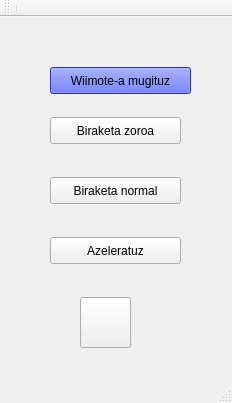
<?xml version="1.0" encoding="UTF-8"?>
<ui version="4.0">
 <class>MainWindow</class>
 <widget class="QMainWindow" name="MainWindow">
  <property name="enabled">
   <bool>true</bool>
  </property>
  <property name="geometry">
   <rect>
    <x>0</x>
    <y>0</y>
    <width>232</width>
    <height>403</height>
   </rect>
  </property>
  <property name="windowTitle">
   <string>Menu Nagusia</string>
  </property>
  <widget class="QWidget" name="centralWidget">
   <widget class="QPushButton" name="mandoaMugituzButton">
    <property name="enabled">
     <bool>true</bool>
    </property>
    <property name="geometry">
     <rect>
      <x>50</x>
      <y>50</y>
      <width>141</width>
      <height>27</height>
     </rect>
    </property>
    <property name="palette">
     <palette>
      <active>
       <colorrole role="WindowText">
        <brush brushstyle="SolidPattern">
         <color alpha="255">
          <red>0</red>
          <green>0</green>
          <blue>0</blue>
         </color>
        </brush>
       </colorrole>
       <colorrole role="Button">
        <brush brushstyle="SolidPattern">
         <color alpha="255">
          <red>53</red>
          <green>72</green>
          <blue>242</blue>
         </color>
        </brush>
       </colorrole>
       <colorrole role="Light">
        <brush brushstyle="SolidPattern">
         <color alpha="255">
          <red>164</red>
          <green>173</green>
          <blue>255</blue>
         </color>
        </brush>
       </colorrole>
       <colorrole role="Midlight">
        <brush brushstyle="SolidPattern">
         <color alpha="255">
          <red>108</red>
          <green>122</green>
          <blue>248</blue>
         </color>
        </brush>
       </colorrole>
       <colorrole role="Dark">
        <brush brushstyle="SolidPattern">
         <color alpha="255">
          <red>26</red>
          <green>36</green>
          <blue>121</blue>
         </color>
        </brush>
       </colorrole>
       <colorrole role="Mid">
        <brush brushstyle="SolidPattern">
         <color alpha="255">
          <red>35</red>
          <green>48</green>
          <blue>161</blue>
         </color>
        </brush>
       </colorrole>
       <colorrole role="Text">
        <brush brushstyle="SolidPattern">
         <color alpha="255">
          <red>0</red>
          <green>0</green>
          <blue>0</blue>
         </color>
        </brush>
       </colorrole>
       <colorrole role="BrightText">
        <brush brushstyle="SolidPattern">
         <color alpha="255">
          <red>255</red>
          <green>255</green>
          <blue>255</blue>
         </color>
        </brush>
       </colorrole>
       <colorrole role="ButtonText">
        <brush brushstyle="SolidPattern">
         <color alpha="255">
          <red>0</red>
          <green>0</green>
          <blue>0</blue>
         </color>
        </brush>
       </colorrole>
       <colorrole role="Base">
        <brush brushstyle="SolidPattern">
         <color alpha="255">
          <red>255</red>
          <green>255</green>
          <blue>255</blue>
         </color>
        </brush>
       </colorrole>
       <colorrole role="Window">
        <brush brushstyle="SolidPattern">
         <color alpha="255">
          <red>53</red>
          <green>72</green>
          <blue>242</blue>
         </color>
        </brush>
       </colorrole>
       <colorrole role="Shadow">
        <brush brushstyle="SolidPattern">
         <color alpha="255">
          <red>0</red>
          <green>0</green>
          <blue>0</blue>
         </color>
        </brush>
       </colorrole>
       <colorrole role="AlternateBase">
        <brush brushstyle="SolidPattern">
         <color alpha="255">
          <red>154</red>
          <green>163</green>
          <blue>248</blue>
         </color>
        </brush>
       </colorrole>
       <colorrole role="ToolTipBase">
        <brush brushstyle="SolidPattern">
         <color alpha="255">
          <red>255</red>
          <green>255</green>
          <blue>220</blue>
         </color>
        </brush>
       </colorrole>
       <colorrole role="ToolTipText">
        <brush brushstyle="SolidPattern">
         <color alpha="255">
          <red>0</red>
          <green>0</green>
          <blue>0</blue>
         </color>
        </brush>
       </colorrole>
      </active>
      <inactive>
       <colorrole role="WindowText">
        <brush brushstyle="SolidPattern">
         <color alpha="255">
          <red>0</red>
          <green>0</green>
          <blue>0</blue>
         </color>
        </brush>
       </colorrole>
       <colorrole role="Button">
        <brush brushstyle="SolidPattern">
         <color alpha="255">
          <red>53</red>
          <green>72</green>
          <blue>242</blue>
         </color>
        </brush>
       </colorrole>
       <colorrole role="Light">
        <brush brushstyle="SolidPattern">
         <color alpha="255">
          <red>164</red>
          <green>173</green>
          <blue>255</blue>
         </color>
        </brush>
       </colorrole>
       <colorrole role="Midlight">
        <brush brushstyle="SolidPattern">
         <color alpha="255">
          <red>108</red>
          <green>122</green>
          <blue>248</blue>
         </color>
        </brush>
       </colorrole>
       <colorrole role="Dark">
        <brush brushstyle="SolidPattern">
         <color alpha="255">
          <red>26</red>
          <green>36</green>
          <blue>121</blue>
         </color>
        </brush>
       </colorrole>
       <colorrole role="Mid">
        <brush brushstyle="SolidPattern">
         <color alpha="255">
          <red>35</red>
          <green>48</green>
          <blue>161</blue>
         </color>
        </brush>
       </colorrole>
       <colorrole role="Text">
        <brush brushstyle="SolidPattern">
         <color alpha="255">
          <red>0</red>
          <green>0</green>
          <blue>0</blue>
         </color>
        </brush>
       </colorrole>
       <colorrole role="BrightText">
        <brush brushstyle="SolidPattern">
         <color alpha="255">
          <red>255</red>
          <green>255</green>
          <blue>255</blue>
         </color>
        </brush>
       </colorrole>
       <colorrole role="ButtonText">
        <brush brushstyle="SolidPattern">
         <color alpha="255">
          <red>0</red>
          <green>0</green>
          <blue>0</blue>
         </color>
        </brush>
       </colorrole>
       <colorrole role="Base">
        <brush brushstyle="SolidPattern">
         <color alpha="255">
          <red>255</red>
          <green>255</green>
          <blue>255</blue>
         </color>
        </brush>
       </colorrole>
       <colorrole role="Window">
        <brush brushstyle="SolidPattern">
         <color alpha="255">
          <red>53</red>
          <green>72</green>
          <blue>242</blue>
         </color>
        </brush>
       </colorrole>
       <colorrole role="Shadow">
        <brush brushstyle="SolidPattern">
         <color alpha="255">
          <red>0</red>
          <green>0</green>
          <blue>0</blue>
         </color>
        </brush>
       </colorrole>
       <colorrole role="AlternateBase">
        <brush brushstyle="SolidPattern">
         <color alpha="255">
          <red>154</red>
          <green>163</green>
          <blue>248</blue>
         </color>
        </brush>
       </colorrole>
       <colorrole role="ToolTipBase">
        <brush brushstyle="SolidPattern">
         <color alpha="255">
          <red>255</red>
          <green>255</green>
          <blue>220</blue>
         </color>
        </brush>
       </colorrole>
       <colorrole role="ToolTipText">
        <brush brushstyle="SolidPattern">
         <color alpha="255">
          <red>0</red>
          <green>0</green>
          <blue>0</blue>
         </color>
        </brush>
       </colorrole>
      </inactive>
      <disabled>
       <colorrole role="WindowText">
        <brush brushstyle="SolidPattern">
         <color alpha="255">
          <red>26</red>
          <green>36</green>
          <blue>121</blue>
         </color>
        </brush>
       </colorrole>
       <colorrole role="Button">
        <brush brushstyle="SolidPattern">
         <color alpha="255">
          <red>53</red>
          <green>72</green>
          <blue>242</blue>
         </color>
        </brush>
       </colorrole>
       <colorrole role="Light">
        <brush brushstyle="SolidPattern">
         <color alpha="255">
          <red>164</red>
          <green>173</green>
          <blue>255</blue>
         </color>
        </brush>
       </colorrole>
       <colorrole role="Midlight">
        <brush brushstyle="SolidPattern">
         <color alpha="255">
          <red>108</red>
          <green>122</green>
          <blue>248</blue>
         </color>
        </brush>
       </colorrole>
       <colorrole role="Dark">
        <brush brushstyle="SolidPattern">
         <color alpha="255">
          <red>26</red>
          <green>36</green>
          <blue>121</blue>
         </color>
        </brush>
       </colorrole>
       <colorrole role="Mid">
        <brush brushstyle="SolidPattern">
         <color alpha="255">
          <red>35</red>
          <green>48</green>
          <blue>161</blue>
         </color>
        </brush>
       </colorrole>
       <colorrole role="Text">
        <brush brushstyle="SolidPattern">
         <color alpha="255">
          <red>26</red>
          <green>36</green>
          <blue>121</blue>
         </color>
        </brush>
       </colorrole>
       <colorrole role="BrightText">
        <brush brushstyle="SolidPattern">
         <color alpha="255">
          <red>255</red>
          <green>255</green>
          <blue>255</blue>
         </color>
        </brush>
       </colorrole>
       <colorrole role="ButtonText">
        <brush brushstyle="SolidPattern">
         <color alpha="255">
          <red>26</red>
          <green>36</green>
          <blue>121</blue>
         </color>
        </brush>
       </colorrole>
       <colorrole role="Base">
        <brush brushstyle="SolidPattern">
         <color alpha="255">
          <red>53</red>
          <green>72</green>
          <blue>242</blue>
         </color>
        </brush>
       </colorrole>
       <colorrole role="Window">
        <brush brushstyle="SolidPattern">
         <color alpha="255">
          <red>53</red>
          <green>72</green>
          <blue>242</blue>
         </color>
        </brush>
       </colorrole>
       <colorrole role="Shadow">
        <brush brushstyle="SolidPattern">
         <color alpha="255">
          <red>0</red>
          <green>0</green>
          <blue>0</blue>
         </color>
        </brush>
       </colorrole>
       <colorrole role="AlternateBase">
        <brush brushstyle="SolidPattern">
         <color alpha="255">
          <red>53</red>
          <green>72</green>
          <blue>242</blue>
         </color>
        </brush>
       </colorrole>
       <colorrole role="ToolTipBase">
        <brush brushstyle="SolidPattern">
         <color alpha="255">
          <red>255</red>
          <green>255</green>
          <blue>220</blue>
         </color>
        </brush>
       </colorrole>
       <colorrole role="ToolTipText">
        <brush brushstyle="SolidPattern">
         <color alpha="255">
          <red>0</red>
          <green>0</green>
          <blue>0</blue>
         </color>
        </brush>
       </colorrole>
      </disabled>
     </palette>
    </property>
    <property name="styleSheet">
     <string notr="true"/>
    </property>
    <property name="text">
     <string>Wiimote-a mugituz</string>
    </property>
   </widget>
   <widget class="QPushButton" name="biraketaZoroaButton">
    <property name="geometry">
     <rect>
      <x>50</x>
      <y>100</y>
      <width>131</width>
      <height>27</height>
     </rect>
    </property>
    <property name="text">
     <string>Biraketa zoroa</string>
    </property>
   </widget>
   <widget class="QPushButton" name="biraketaNormalButton">
    <property name="geometry">
     <rect>
      <x>50</x>
      <y>160</y>
      <width>131</width>
      <height>27</height>
     </rect>
    </property>
    <property name="text">
     <string>Biraketa normal</string>
    </property>
   </widget>
   <widget class="QPushButton" name="azeleratuzButton">
    <property name="geometry">
     <rect>
      <x>50</x>
      <y>220</y>
      <width>131</width>
      <height>27</height>
     </rect>
    </property>
    <property name="text">
     <string>Azeleratuz</string>
    </property>
   </widget>
   <widget class="QPushButton" name="bukatuButton">
    <property name="enabled">
     <bool>true</bool>
    </property>
    <property name="geometry">
     <rect>
      <x>80</x>
      <y>280</y>
      <width>51</width>
      <height>51</height>
     </rect>
    </property>
    <property name="text">
     <string/>
    </property>
    <property name="icon">
     <iconset resource="Ikonoak.qrc">
      <normaloff>:/Ikonoak/Itxi.png</normaloff>:/Ikonoak/Itxi.png</iconset>
    </property>
    <property name="iconSize">
     <size>
      <width>40</width>
      <height>40</height>
     </size>
    </property>
   </widget>
  </widget>
  <widget class="QToolBar" name="mainToolBar">
   <attribute name="toolBarArea">
    <enum>TopToolBarArea</enum>
   </attribute>
   <attribute name="toolBarBreak">
    <bool>false</bool>
   </attribute>
   <addaction name="separator"/>
  </widget>
  <widget class="QStatusBar" name="statusBar"/>
  <action name="actionManeiua">
   <property name="text">
    <string>Maneiua</string>
   </property>
  </action>
  <action name="actionPololuri_buruz">
   <property name="text">
    <string>Pololuri buruz</string>
   </property>
  </action>
 </widget>
 <layoutdefault spacing="6" margin="11"/>
 <resources>
  <include location="Ikonoak.qrc"/>
 </resources>
 <connections/>
</ui>
